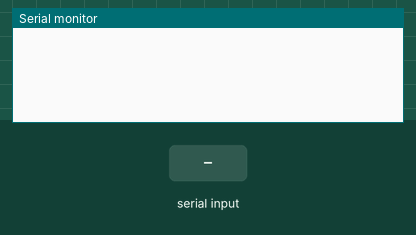
A sketch run on a simulated Arduino Uno, built with avr-gcc and run on an emulated ATmega328P. Parts: the last lines printed to the serial monitor. Inputs (shaded band) come from the test bench. The modem accepts every AT command (registered, SIM ready, sends succeed) and sends nothing else.

Above: at 1.2 s.
1.3 s: "*" received over Serial
At 1.9 s:
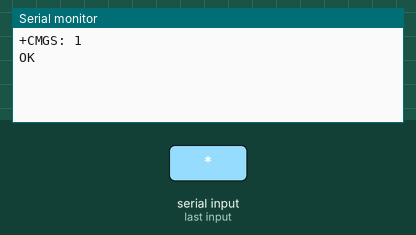
2.8 s: "*" received over the second serial link
At 3.6 s:
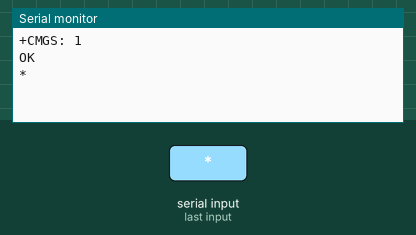
4.3 s: "1" received over the second serial link
At 4.8 s:
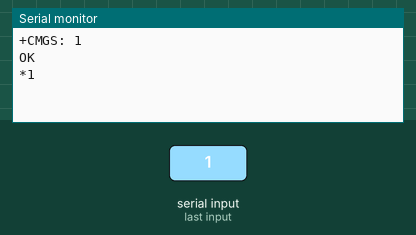

The sketch:

GSM_SerialMonitor.ino
```cpp
#include<SoftwareSerial.h>
SoftwareSerial GPRS(7,8); //Rx , Tx

unsigned char buffer[64];
int count = 0;

void setup() {
  // put your setup code here, to run once:
  GPRS.begin(9600);
  Serial.begin(9600);
}

void loop() {
  // put your main code here, to run repeatedly:
  while(GPRS.available())
  {
    buffer[count++] = GPRS.read();
    if(count == 64) break;
  }
  //Serial.println(buffer);
  Serial.write(buffer , count);
  clearBufferArray();
  count = 0;

  if(Serial.available()){
    //Serial.println("Got data...");
   byte b = Serial.read();
   if( b == '*')
      GPRS.write(0x1a);
   else
      GPRS.write(b);
   }
}

void clearBufferArray()
{
  for(int i = 0; i< count ; i++)
  {
    buffer[i] = NULL;
  }

}
```

Measured:
- after the input at 1.3 s, the serial monitor: prints a new line at once (image 1)
- after the input at 2.8 s, the serial monitor: prints a new line at once (image 2)
- after the input at 4.3 s, the serial monitor: prints a new line at once (image 3)
